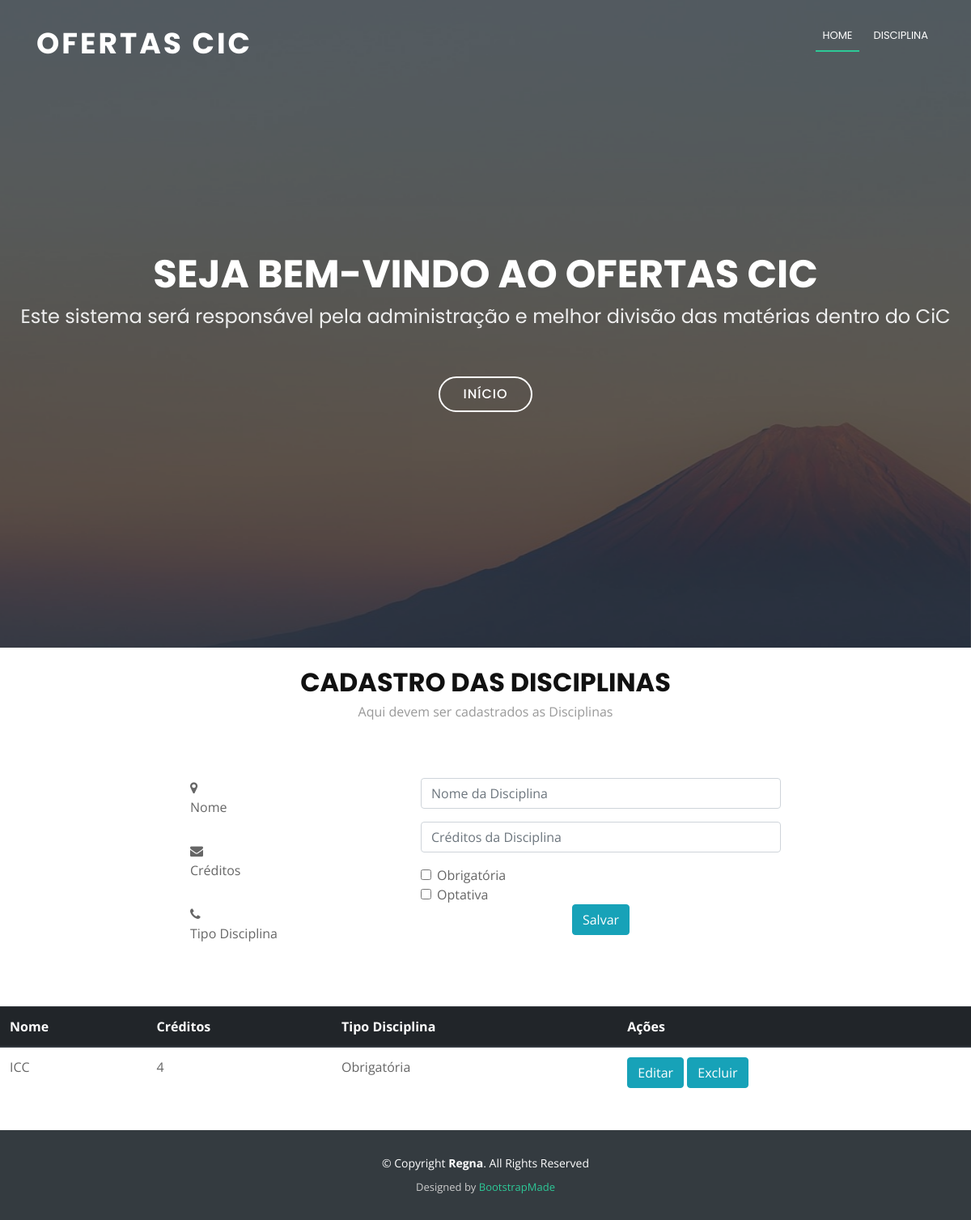
The page /cms/cadastroDisciplina/ on the database as committed earlier.
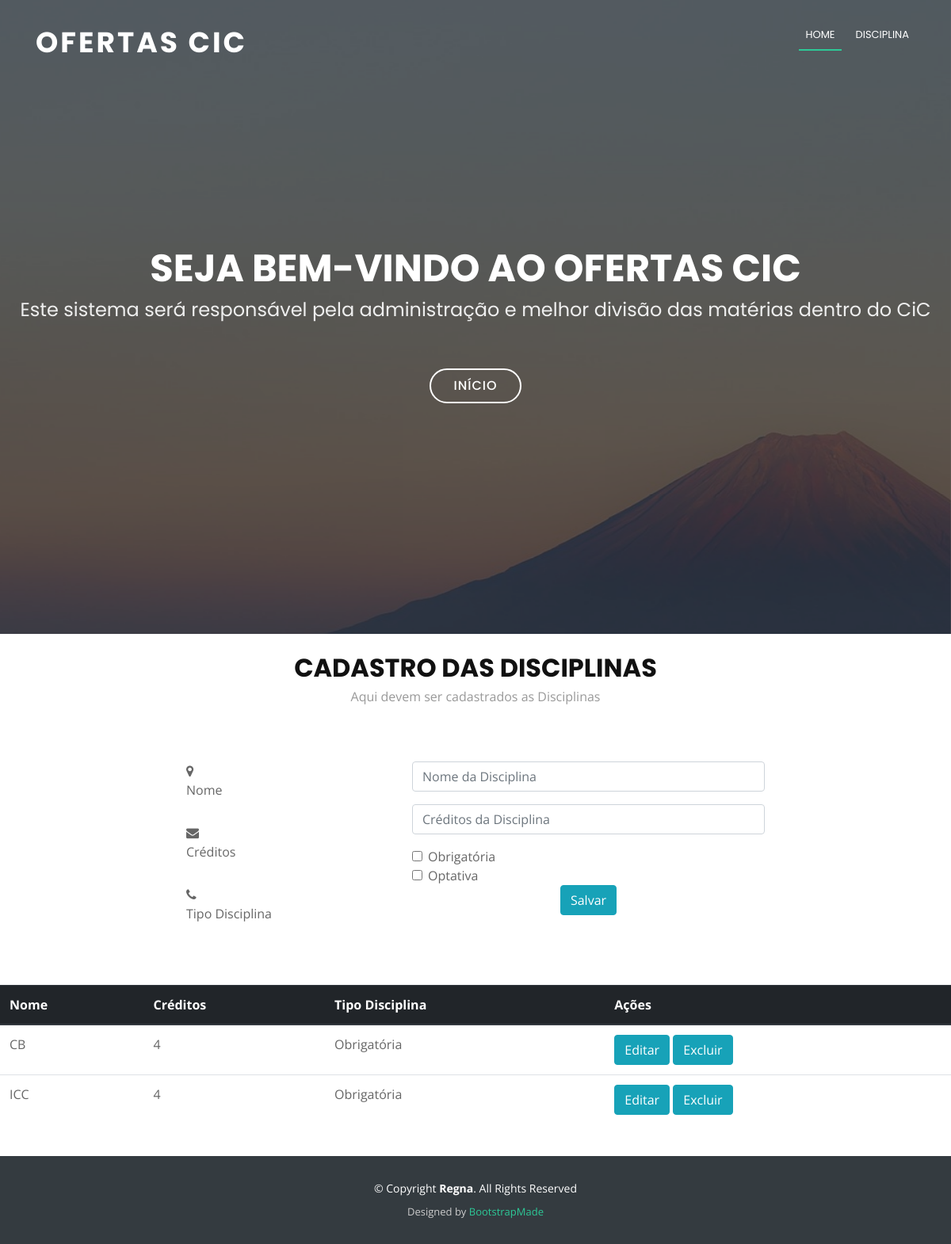
The same page on the database as committed later.
### cms/models.py (models this page shows)
class tipo_disciplina(models.Model):
    id_tipo_disciplina = models.AutoField(primary_key = True)
    descricao = models.CharField('Descricao do tipo de disciplina', max_length = 500)
    ativo = models.BooleanField(default = True)
    objects = tipo_disciplina_manager()

class disciplina (models.Model):
    id_disciplina = models.AutoField(primary_key = True)
    nome = models.CharField('Nome da disciplina', max_length = 500)
    creditos = models.IntegerField('Numero de creditos da disciplina', null=True)
    id_tipo_disciplina = models.ForeignKey(tipo_disciplina, related_name = 'tipo_disciplina')
    ativo = models.BooleanField(default = True)
    objects = disciplina_manager()

### cms/views.py (the view)
def cadastroDisciplina(request):
    context = {}
    if request.method == 'POST':
        form = DisciplinaForm()
        tiposDisciplina = form.carregarTiposDisciplina()
        nome = request.POST.get('nome')
        print(nome + '\n')
        credito = request.POST.get('credito')
        print(credito + '\n')
        idDisciplina = request.GET.get('editar')
        print(str(idDisciplina) + '\n')
        for tipo in tiposDisciplina:
            idTipoDisciplina = request.POST.get(str(tipo.id_tipo_disciplina))
            print(str(idTipoDisciplina) + '\n')
            if (idTipoDisciplina == str(tipo.id_tipo_disciplina) or idTipoDisciplina == 'on'):
                tipoDisciplina = form.retornarTipoPorId(tipo.id_tipo_disciplina)
                break
        disciplinaSalvar = disciplina()
        if idDisciplina != None:
            disciplinaSalvar.id_disciplina = idDisciplina
        disciplinaSalvar.nome = nome
        disciplinaSalvar.creditos = credito
        disciplinaSalvar.id_tipo_disciplina = tipoDisciplina
        disciplinaSalvar.ativo = True
        print('Cheguei no salva \n')
        form.salvarDisciplina(disciplinaSalvar)
        disciplinas = form.carregarDisciplinasAlfabetico()
        return redirect('cadastroDisciplina')
    else:
        idDisciplina = request.GET.get('editar')
        if idDisciplina != None:
            form = DisciplinaForm()
            tiposDisciplina = form.carregarTiposDisciplina()
            disciplinas = form.carregarDisciplinasAlfabetico()
            disciplinaEditar = form.retornarDisciplinaPorId(idDisciplina)
            context['nome'] = disciplinaEditar.nome
            context['credito'] = disciplinaEditar.creditos
            for tipo in tiposDisciplina:
                if disciplinaEditar.id_tipo_disciplina.id_tipo_disciplina == tipo.id_tipo_disciplina:
                    context[str(tipo.id_tipo_disciplina)] = tipo.id_tipo_disciplina
                    context['tipoDis'] = tipo.id_tipo_disciplina
                    break
        else:
            idDisciplina = request.GET.get('excluir')
            if idDisciplina != None:
                form = DisciplinaForm()
                form.excluirDisciplina(idDisciplina)
                tiposDisciplina = form.carregarTiposDisciplina()
                disciplinas = form.carregarDisciplinasAlfabetico()
            else:
                form = DisciplinaForm()
                tiposDisciplina = form.carregarTiposDisciplina()
                disciplinas = form.carregarDisciplinasAlfabetico()
    context['tiposDisciplina'] = tiposDisciplina
    context['disciplinas'] = disciplinas
    context['form'] = form
    template_name = 'oferta/cadastroDisciplina.html'
    return render(request,template_name,context)

### cms/forms.py (shortened to what this page needs)
class DisciplinaForm(forms.ModelForm):
    def carregarTiposDisciplina(self):
        tipos = tipo_disciplina.objects.retornarTodos()
        return tipos
    def carregarDisciplinasAlfabetico(self):
        return disciplina.objects.retornarTodasDisciplinasAlfabetico()
    class Meta:
        model = disciplina
        fields = ('id_disciplina', 'nome', 'creditos', 'id_tipo_disciplina', 'ativo')

### cms/models.py (called while the page is built)
    def retornarTodos(self):
        return self.all()

    def retornarTodasDisciplinasAlfabetico(self):
        return self.all().order_by('nome')

### cms/templates/oferta/cadastroDisciplina.html (shortened to what this page needs)
{% extends "base.html" %}
{% load static  %}
{% block navbar %}
<ul class="nav-menu">
          <li class="menu-active"><a href="{% url 'index' %}">Home</a></li>
  <li><a href="#professor">Disciplina </a></li>
        </ul>
{% endblock %}
{% block content %}
<br id="contact">
      <div class="container wow fadeInUp">
        <div class="section-header">
          <h3 class="section-title">Cadastro das Disciplinas</h3>
          <p class="section-description">Aqui devem ser cadastrados as Disciplinas</p>
        </div>
      </div>
<div class="container wow fadeInUp">
        <div class="row justify-content-center">
          <div class="col-lg-3 col-md-4">
            <div class="info">
              <div>
                <i class="fa fa-map-marker"></i>
                <p>Nome</p>
              </div>
              <div>
                <i class="fa fa-envelope"></i>
                <p>Créditos</p>
              </div>
              <div>
                <i class="fa fa-phone"></i>
                <p>Tipo Disciplina</p>
              </div>
            </div>
          </div>
          <div class="col-lg-5 col-md-8">
            <div class="form">
              <form action="#professor" method="post">
                <div class="form-group">
                  <input type="text" name="nome" class="form-control" value="{{nome}}" id="name" placeholder="Nome da Disciplina" data-rule="minlen:4" data-msg="Por favor digite pelo 4 caracteres" />
                </div>
                <div class="form-group">
                  <input type="number" class="form-control" value="{{credito}}" name="credito" id="email" placeholder="Créditos da Disciplina"/>
                </div>
                <div class="form-check">
                  {% for tipo in tiposDisciplina %}
                    {% if tipoDis != tipo.id_tipo_disciplina %}
                      <input type="checkbox" class="form-check-input" id = "{{tipo.descricao}}" name="{{tipo.id_tipo_disciplina}}"/>
                      <label class="form-check-label" for="{{tipo.descricao}}">{{tipo.descricao}}</label>
                    {% else %}
                      <input type="checkbox" class="form-check-input" id = "{{tipo.descricao}}" value="{{tipo.id_tipo_disciplina}}" name="{{tipo.id_tipo_disciplina}}" checked/>
                      <label class="form-check-label" for="{{tipo.descricao}}">{{tipo.descricao}}</label>
                    {% endif %}
                  {% endfor %}
                </div>
                <div class="text-center"><button  class="btn btn-info"type="submit">Salvar</button></div>
              </form>
            </div>
          </div>
        </div>
      </div>
      <form method="get" action="#disciplina" >
      <table class="table">
        <thead class="thead-dark">
          <tr>
            <th scope="col">Nome</th>
            <th scope="col">Créditos</th>
              <th scope="col">Tipo Disciplina</th>
            <th scope="col">Ações</th>
          </tr>
        </thead>
        <tbody>
          {% for disc in disciplinas %}
          <tr>
            <td>
              {{disc.nome}}
            </td>
            <td>
              {{disc.creditos}}
            </td>
              <td>
                {{disc.id_tipo_disciplina.descricao}}
              </td>
              <td>
               <button class="btn btn-info" type="submit" value="{{disc.id_disciplina}}" name="editar" > Editar  </button>
               <button class="btn btn-info" type="submit" value="{{disc.id_disciplina}}" name="excluir"> Excluir </button>
            </td>
          </tr>
          {% endfor %}
        </tbody>
        </table>
        </form>
{% endblock %}

Rows that differ between the two databases and show on the page:
added disciplina: nome "CB", creditos "4", id_tipo_disciplina.descricao "Obrigatória", {{ disc.id_disciplina }} 2 (drawn)
